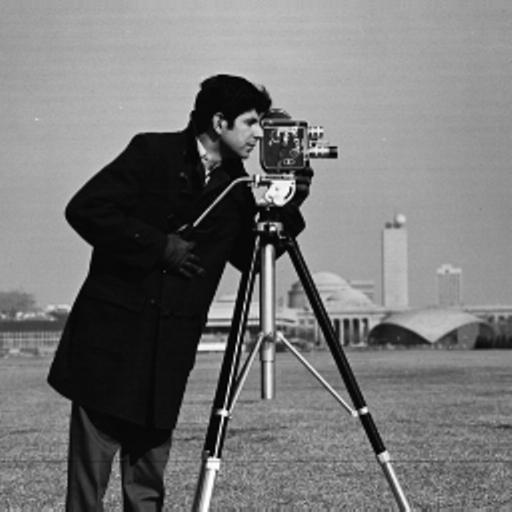
#> input picture images/cameraman.tif, 512 x 512 px
$ jupyter execute --allow-errors 'Session 2.ipynb'
#> lines starting #> are read from the running program, lines starting #| are printed output that depends on the picture
+ **خواندن و نمایش تصاویر با Matplotlib**

[cell 1]
import matplotlib.pyplot as plt

[cell 2]
import os

[cell 3]
image_folder = "images"
im_camera = os.path.join(image_folder,"cameraman.tif")

[cell 4]
im = plt.imread(im_camera)
#> im is the input picture: shape (512, 512); min 0, max 255, mean 118.3

[cell 5]
plt.imshow(im,cmap="gray")

[cell 6]
type(im)

[cell 7]
print(im.dtype)
#| uint8

[cell 8]
print(im.shape)
#| (512, 512)

[cell 9]
h, w = im.shape
#> h = 512; w = 512

[cell 10]
print("Height = " + str(h) + "," + " Width = " + str(w))
#| Height = 512, Width = 512

[cell 11]
plt.imshow(im)

[cell 12]
plt.imshow(im,cmap="gray")

[cell 13]
im_astro = os.path.join(image_folder,"astronaut.png")
im_color = plt.imread(im_astro)
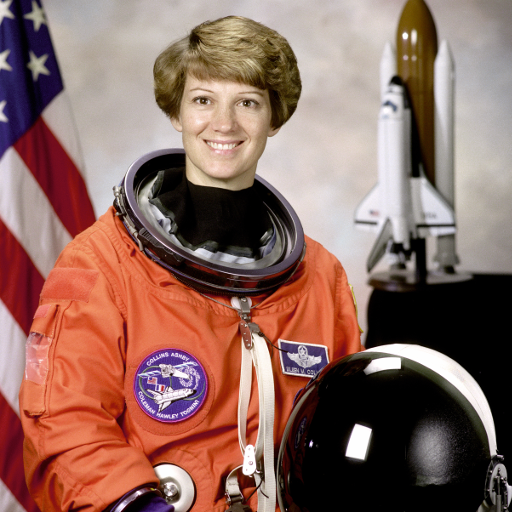
#> input picture images/astronaut.png, 512 x 512 px
#> im_color is the input picture: shape (512, 512, 3) float32; mean R, G, B 0.555, 0.415, 0.379
plt.imshow(im_color)

[cell 14]
im_color.shape
#> Out = (512, 512, 3)

[cell 15]
plt.imshow(im_color[...,0])
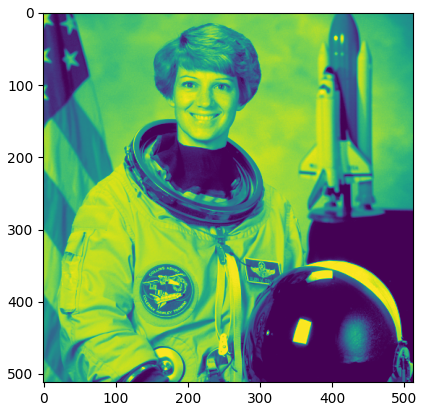
#> figure drawn by matplotlib, 1 panel

[cell 16]
fig, axes = plt.subplots(2,2,figsize=(5,5))
axes[0,0].imshow(im_color)
axes[0,1].imshow(im_color[...,0],cmap="Reds_r")
axes[1,0].imshow(im_color[...,1],cmap="Greens_r")
axes[1,1].imshow(im_color[...,2],cmap="Blues_r")
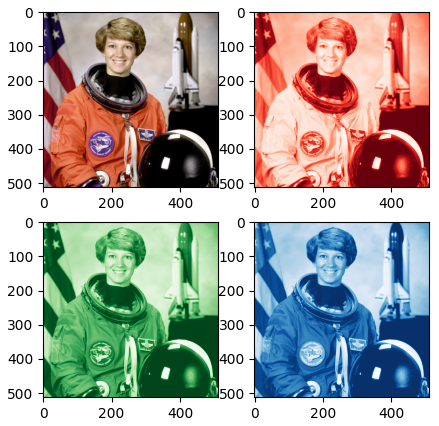
#> figure drawn by matplotlib, 4 panels

## کتابخانه Pillow

[cell 17]
from PIL import Image

+ **خواندن تصویر**

[cell 18]
im_pil = Image.open(im_astro)

+ **نوع تصویر**

[cell 19]
type(im_pil)

+ **نمایش تصویر**

[cell 20]
im_pil.show()

+ **مشخصات تصویر**

[cell 21]
print("Image width = " + str(im_pil.width))
#| Image width = 512
print("Image height = " + str(im_pil.height))
#| Image height = 512
print("Image format = " + im_pil.format)
#| Image format = PNG
print("Image mode = " + im_pil.mode)
#| Image mode = RGB

+ **تبدیل به Numpy**

[cell 22]
import numpy as np

[cell 23]
im_np = np.array(im_pil)

[cell 24]
plt.imshow(im_np)

## کتابخانه Scikit Image

[cell 25]
from skimage import io

+ **نمایش تصاویر به صورت مستقیم از طریق مسیر فایل تصویر**

[cell 26]
io.imshow(im_camera) #direct to image file path

[cell 27]
from pylab import figure

[cell 28]
figure(0)
io.imshow(im_camera)
figure(1)
io.imshow(im_astro)

+ **ذخیر تصویر در آرایه**

[cell 29]
im_sk = io.imread(im_astro)

[cell 30]
im_sk.shape
#> Out = (512, 512, 3)

### تبدیل فضاهای رنگی

[cell 31]
from skimage import color

[cell 32]
im_sk_hsv = color.rgb2hsv(im_sk)
#> im_sk_hsv: shape (512, 512, 3) float64; mean of channels 0, 1, 2 0.217, 0.357, 0.561
im_sk_yuv = color.rgb2yuv(im_sk/255)
#> im_sk_yuv: shape (512, 512, 3) float64; mean of channels 0, 1, 2 0.453, -0.0365, 0.09
im_sk_gray = color.rgb2gray(im_sk)
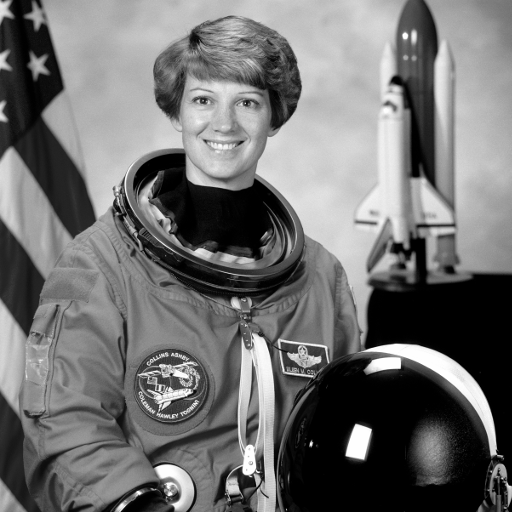
#> im_sk_gray: shape (512, 512) float64; min 0, max 1, mean 0.442
